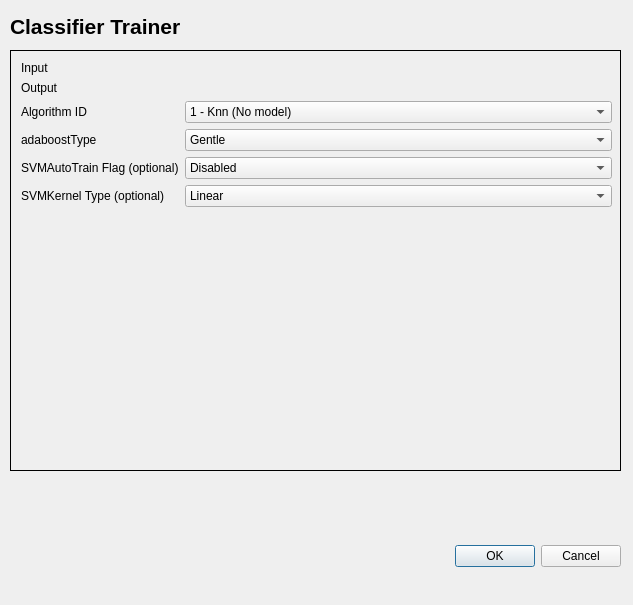
<?xml version="1.0" encoding="UTF-8"?>
<ui version="4.0">
 <class>ClassifierTrainerDialogBase</class>
 <widget class="QDialog" name="ClassifierTrainerDialogBase">
  <property name="geometry">
   <rect>
    <x>0</x>
    <y>0</y>
    <width>633</width>
    <height>605</height>
   </rect>
  </property>
  <property name="windowTitle">
   <string>Classifier Trainer</string>
  </property>
  <widget class="QDialogButtonBox" name="button_box">
   <property name="geometry">
    <rect>
     <x>280</x>
     <y>540</y>
     <width>341</width>
     <height>32</height>
    </rect>
   </property>
   <property name="orientation">
    <enum>Qt::Horizontal</enum>
   </property>
   <property name="standardButtons">
    <set>QDialogButtonBox::Cancel|QDialogButtonBox::Ok</set>
   </property>
  </widget>
  <widget class="QStackedWidget" name="stackedWidget">
   <property name="geometry">
    <rect>
     <x>10</x>
     <y>50</y>
     <width>611</width>
     <height>421</height>
    </rect>
   </property>
   <property name="frameShape">
    <enum>QFrame::Box</enum>
   </property>
   <property name="currentIndex">
    <number>0</number>
   </property>
   <widget class="QWidget" name="page">
    <widget class="QWidget" name="formLayoutWidget">
     <property name="geometry">
      <rect>
       <x>10</x>
       <y>10</y>
       <width>591</width>
       <height>211</height>
      </rect>
     </property>
     <layout class="QFormLayout" name="formLayout">
      <item row="0" column="0">
       <widget class="QLabel" name="inputLabel">
        <property name="text">
         <string>Input</string>
        </property>
       </widget>
      </item>
      <item row="0" column="1">
       <widget class="QgsFileWidget" name="inputQgsFileWidget" native="true">
        <property name="toolTip">
         <string>&lt;html&gt;&lt;head/&gt;&lt;body&gt;&lt;p&gt;Input Training Datasets&lt;/p&gt;&lt;/body&gt;&lt;/html&gt;</string>
        </property>
        <property name="dialogTitle" stdset="0">
         <string>*.h5;;*.*</string>
        </property>
       </widget>
      </item>
      <item row="1" column="0">
       <widget class="QLabel" name="outputLabel">
        <property name="text">
         <string>Output</string>
        </property>
       </widget>
      </item>
      <item row="1" column="1">
       <widget class="QgsFileWidget" name="outputQgsFileWidget" native="true">
        <property name="toolTip">
         <string>&lt;html&gt;&lt;head/&gt;&lt;body&gt;&lt;p&gt;Output Model Directory&lt;/p&gt;&lt;/body&gt;&lt;/html&gt;</string>
        </property>
        <property name="fileWidgetButtonVisible" stdset="0">
         <bool>true</bool>
        </property>
        <property name="dialogTitle" stdset="0">
         <string>Select output directory</string>
        </property>
        <property name="filter" stdset="0">
         <string/>
        </property>
       </widget>
      </item>
      <item row="2" column="0">
       <widget class="QLabel" name="algorithmLabel">
        <property name="text">
         <string>Algorithm ID</string>
        </property>
       </widget>
      </item>
      <item row="2" column="1">
       <widget class="QComboBox" name="algorithmComboBox">
        <property name="toolTip">
         <string>&lt;html&gt;&lt;head/&gt;&lt;body&gt;&lt;p&gt;Algorithm Id: 1=KNN, 2=SVM 1VsElse, 3=SVM pairwise, 4=Adaboost 1VsElse, 5=Adaboost&lt;/p&gt;&lt;/body&gt;&lt;/html&gt;</string>
        </property>
        <item>
         <property name="text">
          <string>1 - Knn (No model)</string>
         </property>
        </item>
        <item>
         <property name="text">
          <string>2 - SVM One Vs Else</string>
         </property>
        </item>
        <item>
         <property name="text">
          <string>3 - SVM Pairwise</string>
         </property>
        </item>
        <item>
         <property name="text">
          <string>4 - Adaboost One Vs Else</string>
         </property>
        </item>
        <item>
         <property name="text">
          <string>5 - Adaboost Pairwise</string>
         </property>
        </item>
        <item>
         <property name="text">
          <string>6 - SVM Pairwise (AUG Version)</string>
         </property>
        </item>
       </widget>
      </item>
      <item row="3" column="0">
       <widget class="QLabel" name="adaboostTypeLabel">
        <property name="text">
         <string>adaboostType</string>
        </property>
       </widget>
      </item>
      <item row="3" column="1">
       <widget class="QComboBox" name="adaboostTypeComboBox">
        <property name="toolTip">
         <string>&lt;html&gt;&lt;head/&gt;&lt;body&gt;&lt;p&gt;type for Adaboost: 0: Discrete, 1: Real, 2: Logit, 3:Gentle (default)&lt;/p&gt;&lt;/body&gt;&lt;/html&gt;</string>
        </property>
        <property name="currentIndex">
         <number>3</number>
        </property>
        <item>
         <property name="text">
          <string>Discrete</string>
         </property>
        </item>
        <item>
         <property name="text">
          <string>Real</string>
         </property>
        </item>
        <item>
         <property name="text">
          <string>Logit</string>
         </property>
        </item>
        <item>
         <property name="text">
          <string>Gentle</string>
         </property>
        </item>
       </widget>
      </item>
      <item row="4" column="0">
       <widget class="QLabel" name="autoTrainSizeLabel">
        <property name="text">
         <string>SVMAutoTrain Flag (optional)</string>
        </property>
       </widget>
      </item>
      <item row="4" column="1">
       <widget class="QComboBox" name="autoTrainSizeComboBox">
        <property name="toolTip">
         <string>&lt;html&gt;&lt;head/&gt;&lt;body&gt;&lt;p&gt;Enable automatic training flag for SVM: disabled (default), enabled&lt;/p&gt;&lt;/body&gt;&lt;/html&gt;</string>
        </property>
        <property name="statusTip">
         <string>This is a test of the status tip info popup</string>
        </property>
        <item>
         <property name="text">
          <string>Disabled</string>
         </property>
        </item>
        <item>
         <property name="text">
          <string>Enabled</string>
         </property>
        </item>
       </widget>
      </item>
      <item row="5" column="0">
       <widget class="QLabel" name="kernelTypeLabel">
        <property name="text">
         <string>SVMKernel Type (optional)</string>
        </property>
       </widget>
      </item>
      <item row="5" column="1">
       <widget class="QComboBox" name="kernelTypeComboBox">
        <property name="toolTip">
         <string>&lt;html&gt;&lt;head/&gt;&lt;body&gt;&lt;p&gt;The kernel type for SVM: linear (default), poly, RBF, Sigmoid, Chi2, Inter&lt;/p&gt;&lt;/body&gt;&lt;/html&gt;</string>
        </property>
        <property name="statusTip">
         <string extracomment="This is the test comment">This is a test status tip. Shows what can be done.</string>
        </property>
        <item>
         <property name="text">
          <string>Linear</string>
         </property>
        </item>
        <item>
         <property name="text">
          <string>Poly</string>
         </property>
        </item>
        <item>
         <property name="text">
          <string>RBF</string>
         </property>
        </item>
        <item>
         <property name="text">
          <string>Sigmoid</string>
         </property>
        </item>
        <item>
         <property name="text">
          <string>Chi2</string>
         </property>
        </item>
        <item>
         <property name="text">
          <string>Inter</string>
         </property>
        </item>
       </widget>
      </item>
     </layout>
    </widget>
   </widget>
   <widget class="QWidget" name="page_2"/>
  </widget>
  <widget class="QLabel" name="title_label">
   <property name="geometry">
    <rect>
     <x>10</x>
     <y>10</y>
     <width>247</width>
     <height>33</height>
    </rect>
   </property>
   <property name="text">
    <string>&lt;!DOCTYPE HTML PUBLIC &quot;-//W3C//DTD HTML 4.0//EN&quot; &quot;http://www.w3.org/TR/REC-html40/strict.dtd&quot;&gt;
&lt;html&gt;&lt;head&gt;&lt;meta name=&quot;qrichtext&quot; content=&quot;1&quot; /&gt;&lt;style type=&quot;text/css&quot;&gt;
p, li { white-space: pre-wrap; }
&lt;/style&gt;&lt;/head&gt;&lt;body style=&quot; font-family:'MS Shell Dlg 2'; font-size:8pt; font-weight:400; font-style:normal;&quot;&gt;
&lt;p style=&quot; margin-top:0px; margin-bottom:0px; margin-left:0px; margin-right:0px; -qt-block-indent:0; text-indent:0px;&quot;&gt;&lt;span style=&quot; font-family:'Sans Serif'; font-size:16pt; font-weight:600;&quot;&gt;Classifier Trainer&lt;/span&gt;&lt;/p&gt;&lt;/body&gt;&lt;/html&gt;</string>
   </property>
  </widget>
 </widget>
 <customwidgets>
  <customwidget>
   <class>QgsFileWidget</class>
   <extends>QWidget</extends>
   <header>qgsfilewidget.h</header>
  </customwidget>
 </customwidgets>
 <resources/>
 <connections>
  <connection>
   <sender>button_box</sender>
   <signal>accepted()</signal>
   <receiver>ClassifierTrainerDialogBase</receiver>
   <slot>accept()</slot>
   <hints>
    <hint type="sourcelabel">
     <x>20</x>
     <y>20</y>
    </hint>
    <hint type="destinationlabel">
     <x>20</x>
     <y>20</y>
    </hint>
   </hints>
  </connection>
  <connection>
   <sender>button_box</sender>
   <signal>rejected()</signal>
   <receiver>ClassifierTrainerDialogBase</receiver>
   <slot>reject()</slot>
   <hints>
    <hint type="sourcelabel">
     <x>20</x>
     <y>20</y>
    </hint>
    <hint type="destinationlabel">
     <x>20</x>
     <y>20</y>
    </hint>
   </hints>
  </connection>
 </connections>
</ui>
